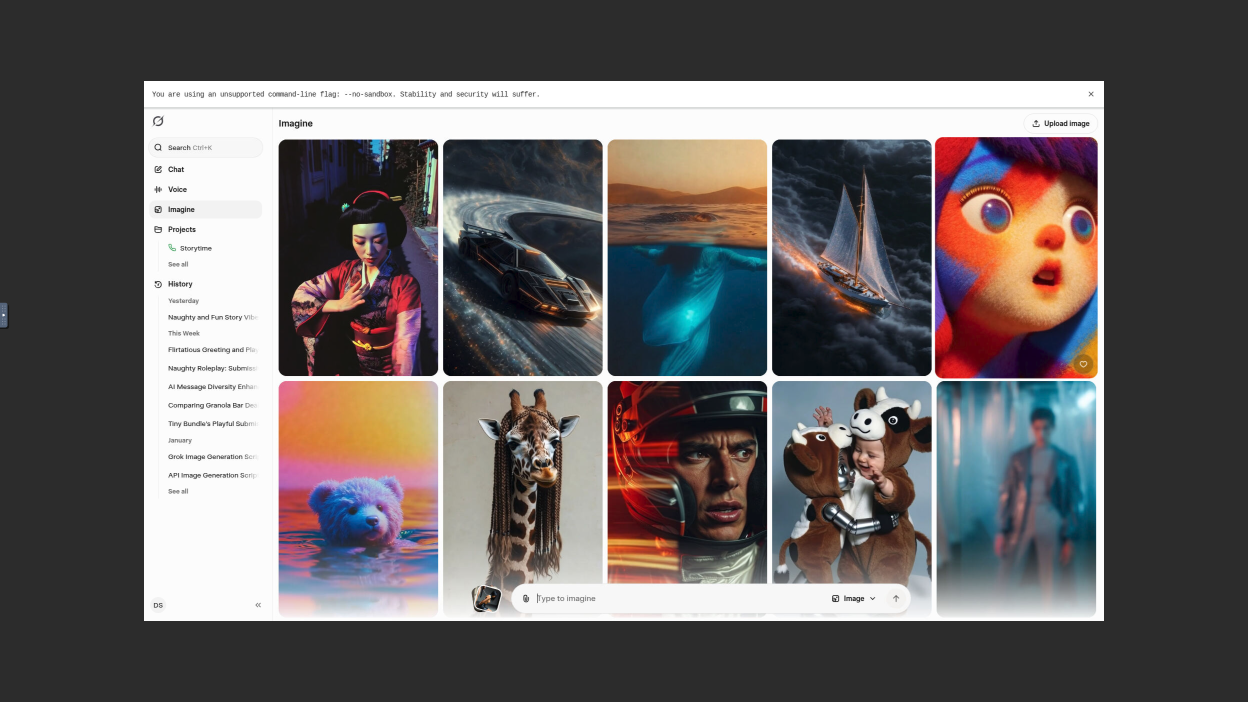
#> input picture grok_test_screenshots/f11_test_before.png, 2496 x 1404 px (shown at 1/2 size); the run also reads 1 picture not shown here
$ python -i compare_f11_tiles.py   (imports and definitions only)
#> lines starting #> are read from the running program, lines starting #| are printed output that depends on the picture; after the words box and inside, x2 and y2 are one past the last pixel; in counts of white or black regions, pixels touching at a corner belong together
### detect_grok_tiles.py
#!/usr/bin/env python3
"""Process Grok tileview screenshot to identify clickable tiles."""

import sys
from pathlib import Path
import cv2
import numpy as np
from typing import List, Tuple
import tkinter as tk
from PIL import Image, ImageTk

# Add src to path for local imports
sys.path.insert(0, str(Path(__file__).parent / "src"))


class TileDetector:
    """Detect tiles in Grok tileview screenshot."""

    def __init__(self, screenshot_path: str):
        self.screenshot_path = screenshot_path
        self.image = cv2.imread(screenshot_path)
#> self.image is the input picture: shape (1404, 2496, 3); mean B, G, R 98.4, 98.3, 103.4
        if self.image is None:
            raise ValueError(f"Could not load image: {screenshot_path}")
        self.tiles: List[Tuple[int, int, int, int]] = []  # List of (x, y, w, h)
        self.height, self.width = self.image.shape[:2]

        # Compute content statistics for adaptive thresholding
        gray = cv2.cvtColor(self.image, cv2.COLOR_BGR2GRAY)
        self.content_mask = (gray < 200).astype(np.uint8) * 255
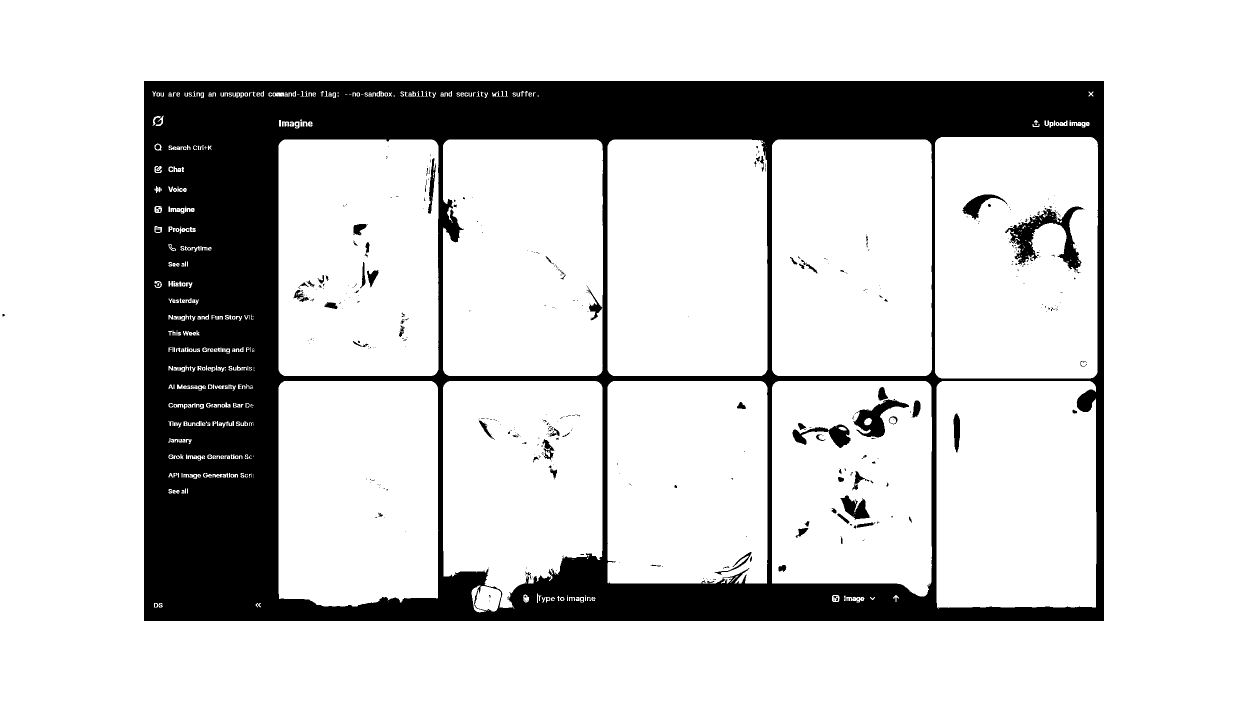
#> self.content_mask: shape (1404, 2496) (shown at 1/2 size); 81.3% white; 585 black regions (500 under 20 px), largest, box (x1, y1, x2, y2) and area: (288, 162, 2208, 1242) 629844, (2010, 413, 2169, 547) 6273, (1706, 799, 1818, 875) 3208
        self.row_sums = np.sum(self.content_mask > 0, axis=1)
#> self.row_sums = 1404 values, max 2496 at index 0, min 576 at index 162, mean 2028.5
        self.col_sums = np.sum(self.content_mask > 0, axis=0)
#> self.col_sums = 2496 values, max 1404 at index 0, min 324 at index 288, mean 1141

    def detect_tiles(self, bg_color_hex: str = "fcfcfc", method: str = "grid") -> List[Tuple[int, int, int, int]]:
        """Detect tiles by finding regions on the specified background color.

        Args:
            bg_color_hex: Hex color of the tileview background (without #)
            method: Detection method - "color", "edges", "adaptive", or "grid"

        Returns:
            List of tile rectangles as (x, y, width, height)
        """
        print(f"🔍 Detecting tiles using method: {method}")

        if method == "grid":
            return self._detect_by_grid(bg_color_hex)
        elif method == "edges":
            return self._detect_by_edges()
        elif method == "adaptive":
            return self._detect_by_adaptive_threshold()
        else:
            return self._detect_by_color(bg_color_hex)

    def _detect_by_grid(self, bg_color_hex: str) -> List[Tuple[int, int, int, int]]:
        """Detect tiles by finding the background grid and extracting tile regions."""
#> called with bg_color_hex = 'fcfcfc'
        # Convert hex to BGR for OpenCV
        r, g, b = int(bg_color_hex[0:2], 16), int(bg_color_hex[2:4], 16), int(bg_color_hex[4:6], 16)
        bg_color_bgr = np.array([b, g, r])

        print(f"Looking for background grid color: #{bg_color_hex} (BGR: {bg_color_bgr})")

        # Use adaptive tolerance based on local variance
        tolerance = 15  # Balanced tolerance
        lower_bound = np.clip(bg_color_bgr - tolerance, 0, 255)
        upper_bound = np.clip(bg_color_bgr + tolerance, 0, 255)

        bg_mask = cv2.inRange(self.image, lower_bound, upper_bound)
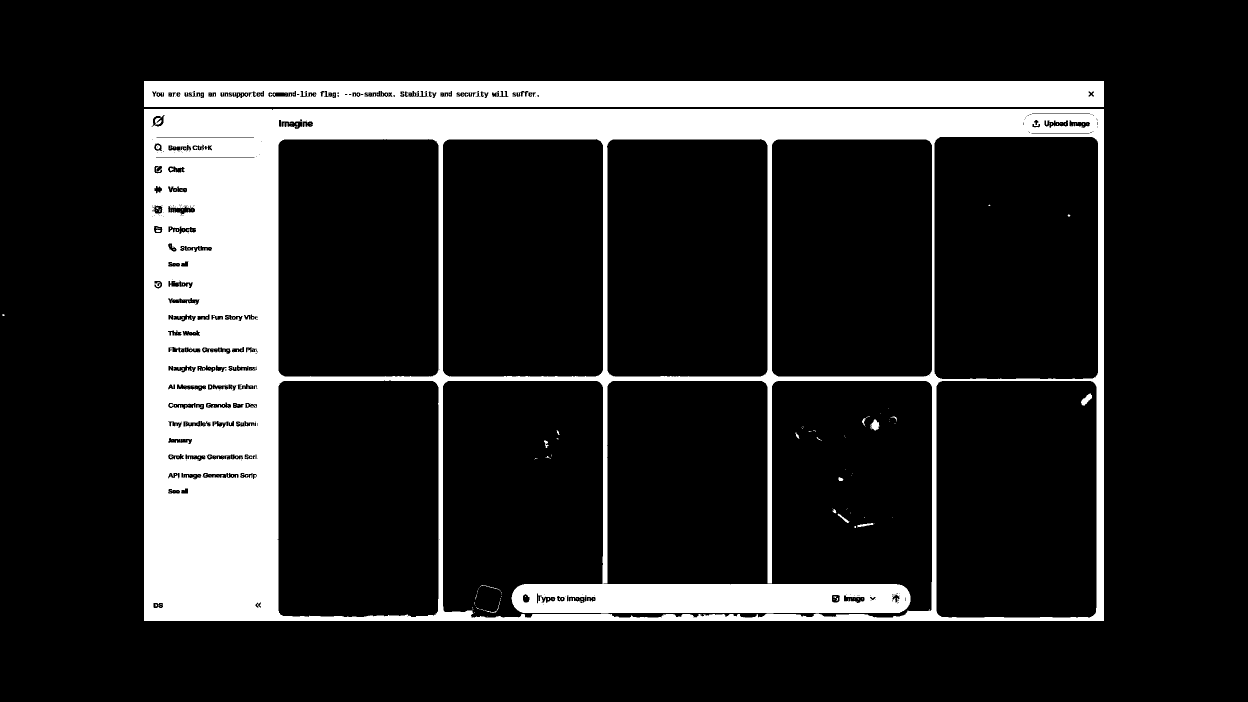
#> bg_mask: shape (1404, 2496) (shown at 1/2 size); 16.4% white; 330 white regions (311 under 20 px), largest, box (x1, y1, x2, y2) and area: (288, 218, 2208, 1242) 477510, (288, 162, 2208, 214) 95841, (2162, 787, 2184, 811) 268

        # The tiles are the inverse of the background
        tile_mask = cv2.bitwise_not(bg_mask)

        # Clean up the mask - be careful not to merge tiles
        kernel_small = np.ones((3, 3), np.uint8)

        # Remove small noise first
        tile_mask = cv2.morphologyEx(tile_mask, cv2.MORPH_OPEN, kernel_small, iterations=1)
#> tile_mask: shape (1404, 2496); 83.4% white; 73 black regions (56 under 20 px), largest, box (x1, y1, x2, y2) and area: (288, 218, 2208, 1242) 484186, (288, 162, 2208, 214) 97749, (1740, 839, 1759, 861) 271
        # Fill small gaps within tiles, but not between them
        tile_mask = cv2.morphologyEx(tile_mask, cv2.MORPH_CLOSE, kernel_small, iterations=2)
#> tile_mask: shape (1404, 2496); 83.5% white; 13 black regions, largest, box (x1, y1, x2, y2) and area: (288, 218, 2208, 1242) 479331, (288, 162, 2208, 214) 97333, (2163, 788, 2184, 811) 262

        # Find connected components instead of contours for better separation
        num_labels, labels, stats, centroids = cv2.connectedComponentsWithStats(tile_mask, connectivity=8)
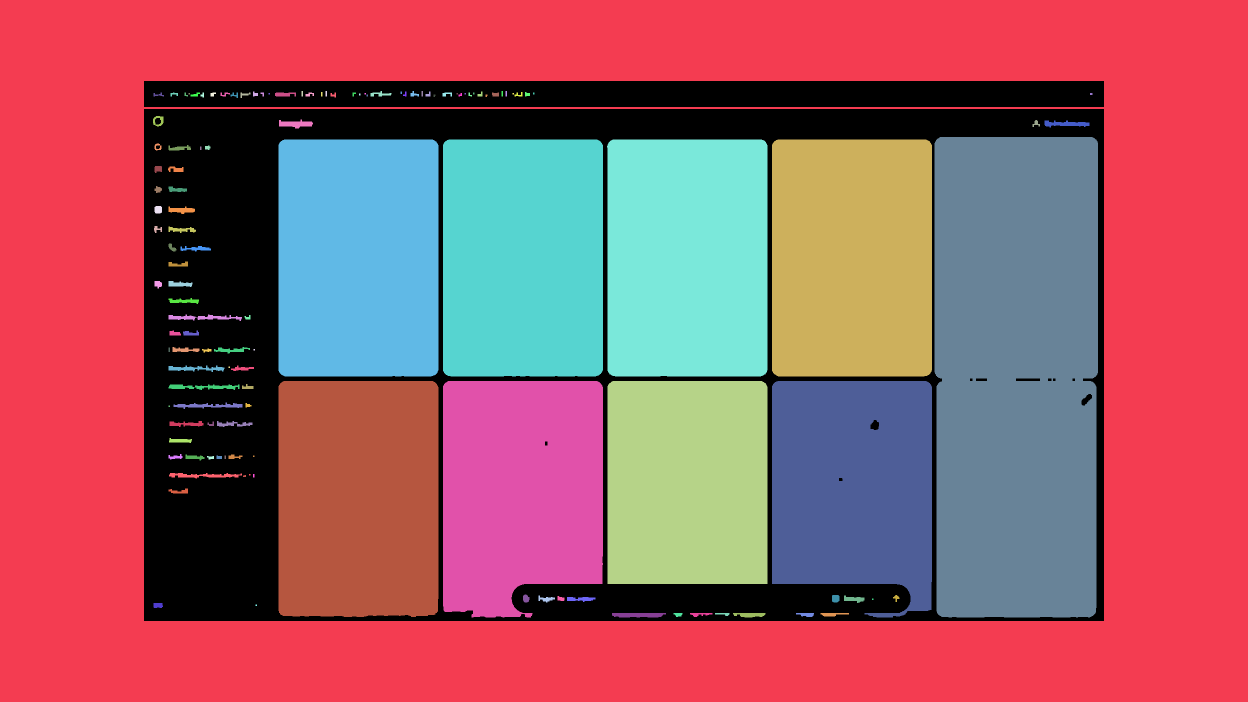
#> labels: shape (1404, 2496) int32 (shown at 1/2 size); 129 distinct labels, from 0 to 128; one colour per label, 0 black
#> num_labels = 129; stats = 129 rows, first 6: [288, 162, 1920, 1080, 577853], [0, 0, 2496, 1404, 1438464], [506, 183, 10, 10, 72], [603, 182, 3, 11, 33], [651, 182, 3, 11, 33], [741, 182, 42, 11, 222]; centroids = 129 pairs, first value 314.6 to 2182, second value 185 to 1229.6

        print(f"📦 Found {num_labels - 1} connected tile regions")
#| 📦 Found 128 connected tile regions

        tiles = []

        # Compute adaptive thresholds based on all detected regions
        all_areas = [stats[i, cv2.CC_STAT_AREA] for i in range(1, num_labels)]
#> all_areas = 128 values, max 1438464 at index 0, min 9 at index 35, mean 22863.5
        if all_areas:
            area_mean = np.mean(all_areas)
#> area_mean = 22863.5
            area_std = np.std(all_areas)
#> area_std = 133055.8
            # Use statistical thresholds: tiles should be within reasonable range
            adaptive_min_area = max(5000, area_mean - 2 * area_std) if area_std > 0 else 5000
#> adaptive_min_area = 5000
            adaptive_max_area = min(200000, area_mean + 2 * area_std) if area_std > 0 else 200000
#> adaptive_max_area = 200000
            print(f"📊 Area statistics: mean={area_mean:.0f}, std={area_std:.0f}")
#| 📊 Area statistics: mean=22864, std=133056
            print(f"   Adaptive thresholds: min={adaptive_min_area:.0f}, max={adaptive_max_area:.0f}")
#|    Adaptive thresholds: min=5000, max=200000
        else:
            adaptive_min_area = 5000
            adaptive_max_area = 200000

        for i in range(1, num_labels):  # Skip label 0 (background)
            x = stats[i, cv2.CC_STAT_LEFT]
            y = stats[i, cv2.CC_STAT_TOP]
            w = stats[i, cv2.CC_STAT_WIDTH]
            h = stats[i, cv2.CC_STAT_HEIGHT]
            area = stats[i, cv2.CC_STAT_AREA]

            aspect_ratio = w / h if h > 0 else 0

            print(f"  Region {i}: ({x}, {y}) {w}x{h} (area: {area}, ratio: {aspect_ratio:.2f})", end="")

            # Filter by size and aspect ratio with adaptive thresholds
            min_area = adaptive_min_area
            max_area = adaptive_max_area
            min_side = 50  # Minimum dimension

            # Check if region has sustained content (like widest region detector)
            region_mask = (labels == i).astype(np.uint8) * 255
            region_content = cv2.bitwise_and(self.content_mask, region_mask)
            content_density = np.sum(region_content > 0) / area if area > 0 else 0

            if area < min_area:
                print(f" - ✗ Too small (< {min_area:.0f})")
            elif area > max_area:
                print(f" - ✗ Too large (> {max_area:.0f})")
            elif w < min_side or h < min_side:
                print(f" - ✗ Side too small (< {min_side})")
            elif aspect_ratio < 0.3 or aspect_ratio > 3.5:
                print(f" - ✗ Bad aspect ratio")
            elif content_density < 0.1:  # Tiles should have some content
                print(f" - ✗ Low content density ({content_density:.2f})")
            else:
                tiles.append((x, y, w, h))
                print(f" - ✓ Valid tile (density={content_density:.2f})")
#> this loop made 128 passes
#> (x, y, w, h, area, aspect_ratio, content_density) on passes 1, 2, 3, 4, 5, 7, 8, 9: (0, 0, 2496, 1404, 1438464, 1.78, 0.995), (506, 183, 10, 10, 72, 1, 0.514), (603, 182, 3, 11, 33, 0.273, 0.727), (651, 182, 3, 11, 33, 0.273, 0.727), (741, 182, 42, 11, 222, 3.82, 0.635), (806, 183, 7, 10, 42, 0.7, 0.667), (821, 182, 17, 11, 102, 1.55, 0.627), (843, 182, 3, 11, 33, 0.273, 0.727)
#> (printed output is left out)
#> pass 1, in _detect_by_grid, `region_mask = (labels == i).astype(np.uint8) * 255`:
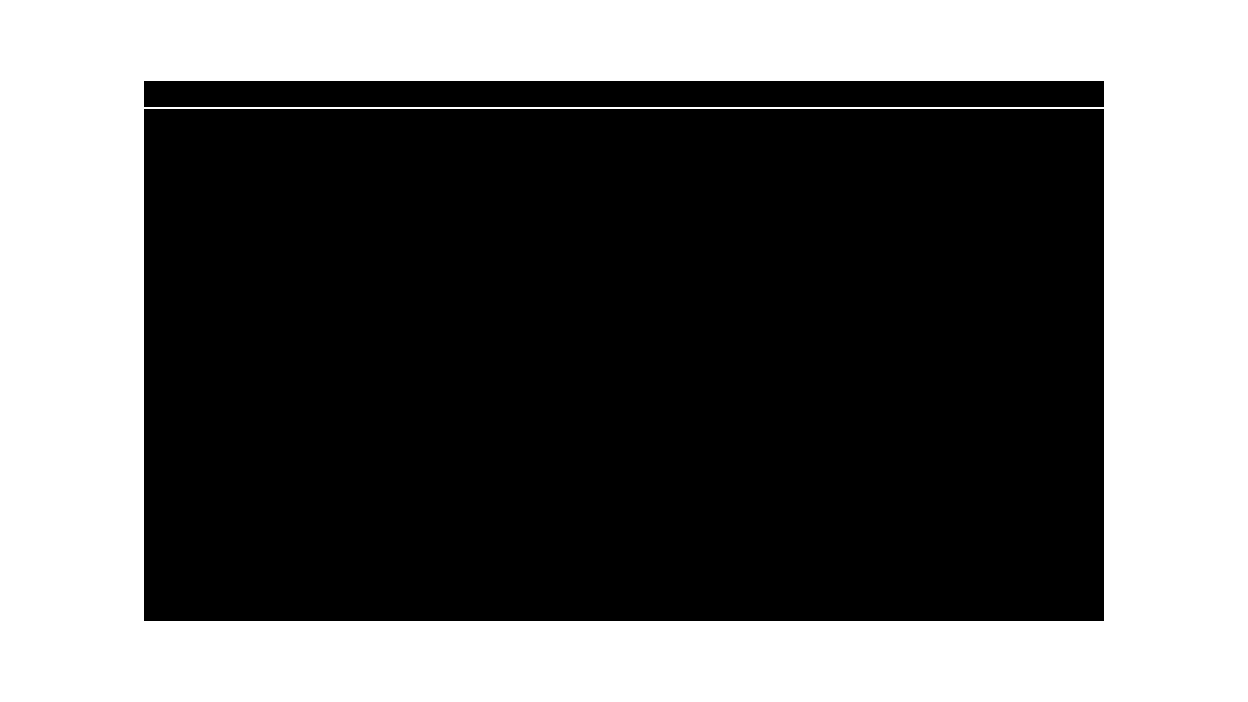
#> region_mask: shape (1404, 2496) (shown at 1/2 size); 41% white; 1 white region, box (x1, y1, x2, y2) and area: (0, 0, 2496, 1404) 1438464
#> after the loop, tiles = [(557, 279, 320, 474), (886, 279, 320, 474), (1214, 279, 321, 474), (1544, 279, 320, 474), (557, 762, 320, 472), (886, 762, 320, 473), (1215, 762, 320, 406), (1544, 762, 320, 473)]

        self.tiles = tiles
#> self.tiles has the same summary as tiles
#> (the rest of the program and of its run is left out)
